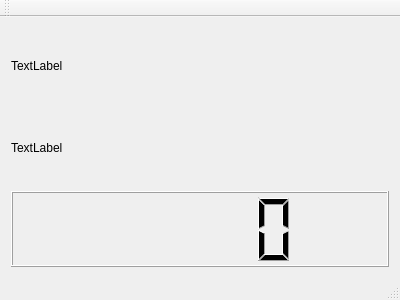
<?xml version="1.0" encoding="UTF-8"?>
<ui version="4.0">
 <class>MainWindow</class>
 <widget class="QMainWindow" name="MainWindow">
  <property name="geometry">
   <rect>
    <x>0</x>
    <y>0</y>
    <width>400</width>
    <height>300</height>
   </rect>
  </property>
  <property name="windowTitle">
   <string>MainWindow</string>
  </property>
  <widget class="QWidget" name="centralWidget">
   <layout class="QVBoxLayout" name="verticalLayout">
    <item>
     <widget class="QLabel" name="label_5">
      <property name="text">
       <string>TextLabel</string>
      </property>
     </widget>
    </item>
    <item>
     <widget class="QLabel" name="DigitalClock">
      <property name="text">
       <string>TextLabel</string>
      </property>
     </widget>
    </item>
    <item>
     <widget class="QLCDNumber" name="lcdNumber_TMP"/>
    </item>
   </layout>
  </widget>
  <widget class="QMenuBar" name="menuBar">
   <property name="geometry">
    <rect>
     <x>0</x>
     <y>0</y>
     <width>400</width>
     <height>28</height>
    </rect>
   </property>
  </widget>
  <widget class="QToolBar" name="mainToolBar">
   <attribute name="toolBarArea">
    <enum>TopToolBarArea</enum>
   </attribute>
   <attribute name="toolBarBreak">
    <bool>false</bool>
   </attribute>
  </widget>
  <widget class="QStatusBar" name="statusBar"/>
 </widget>
 <layoutdefault spacing="6" margin="11"/>
 <resources/>
 <connections/>
</ui>
